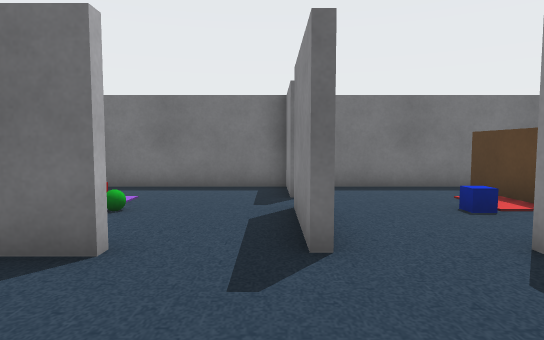
view 1 (above)

16 first-person views from a walk through a robot-simulator world made for Webots. The camera is 0.54 m above the floor, tilts 4° down and sees 75° across. The floor is counted in squares, 0.5 m on a side. Each view is taken from the middle of a square. On the plan, view 1 faces up. The plan holds only what a view shows up to about 13 squares ahead; the rest is blank. The robots in the file are not drawn.

view 2
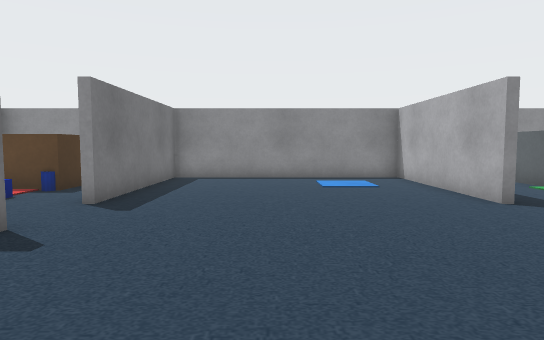

view 3
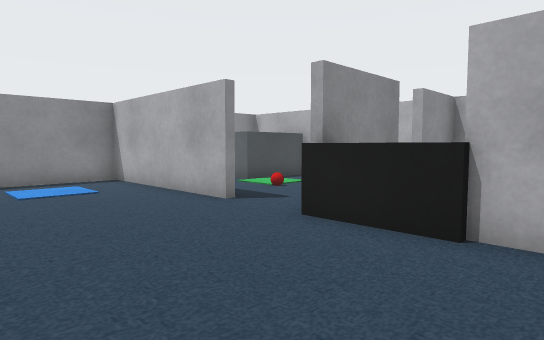

view 4
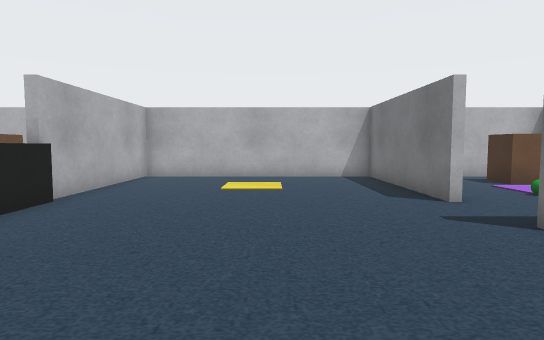

view 5
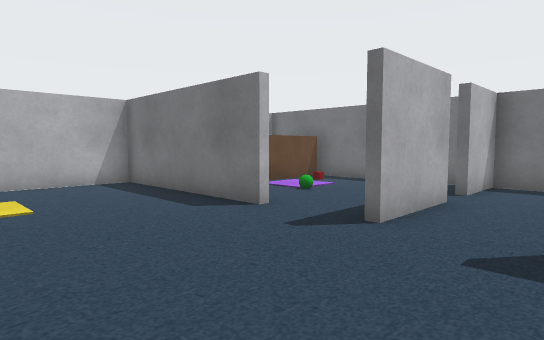

view 6
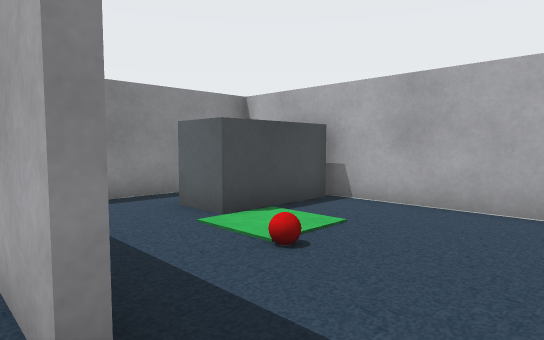

view 7
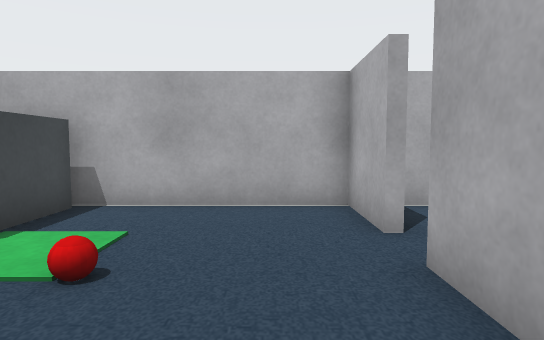

view 8
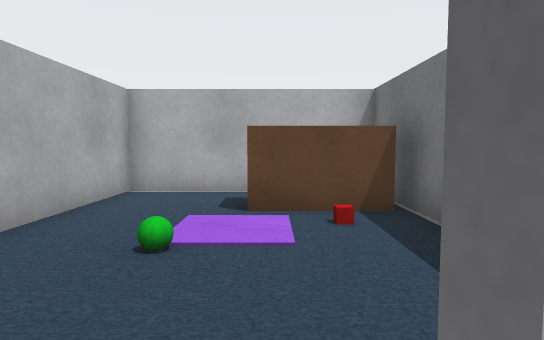

view 9
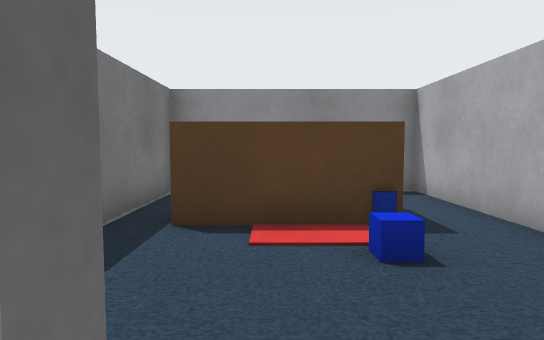

view 10
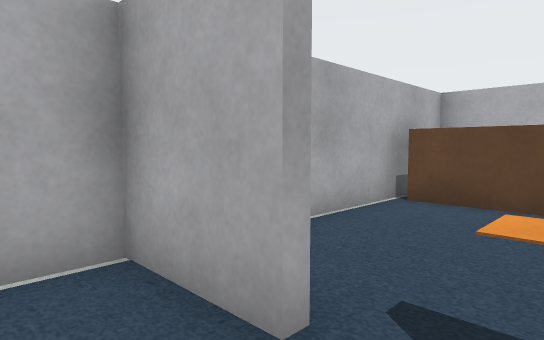

view 11
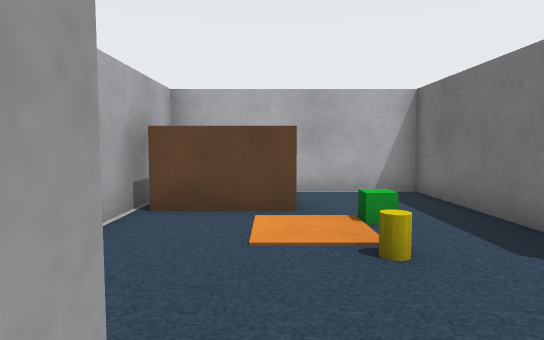

view 12
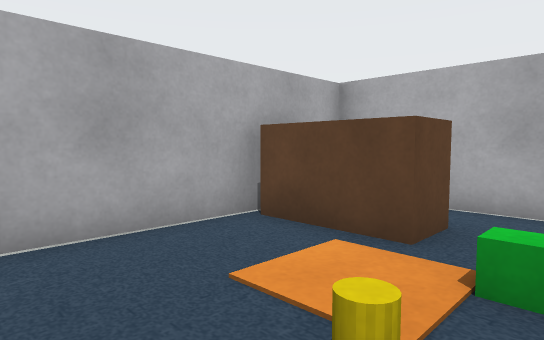

view 13
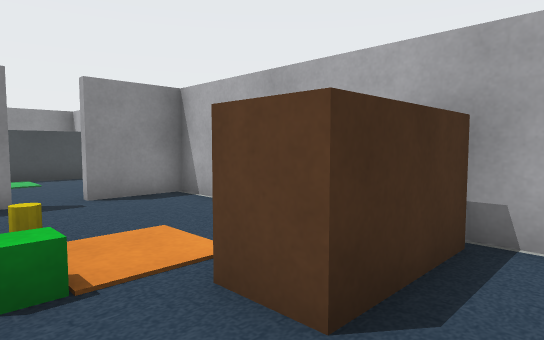

view 14
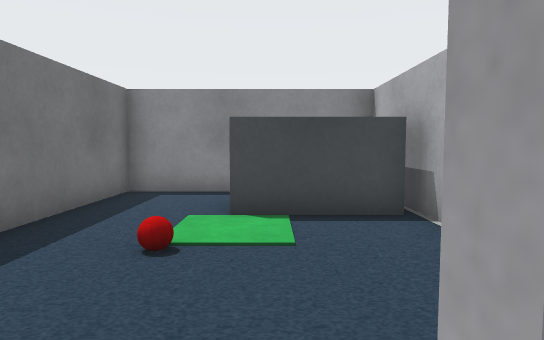

view 15
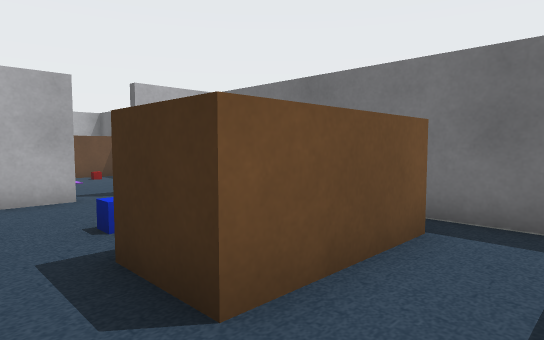

view 16
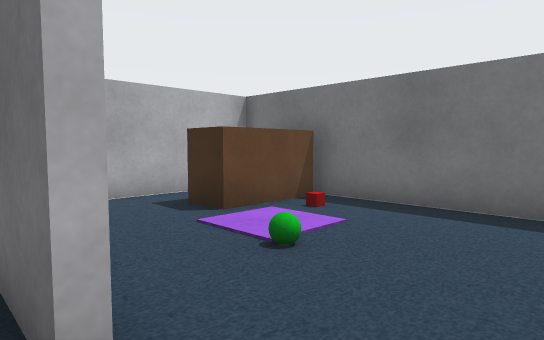

### Floor plan
Ten units are one square. View 1 is at (0, 0); x grows to the right and y downward. Boxes are objects, and circles mark ways between rooms. Rooms are numbered by the first view taken in them; rooms with no view inside come last. Other rooms are left out.
<svg viewBox="-79 -100 168 210">
<path fill="none" stroke="#000" d="M4 -35 4 -61M-16 -34 -74 -34 -74 44 -16 44M44 -36 84 -36 84 -94 6 -94 6 -72M6 -61 6 -35M26 44 84 44 84 -34 26 -34M4 -72 4 -90M6 58 6 71M4 71 4 54M5 -94 -45 -94M6 82 6 104 55 104M-64 -94 -74 -94 -74 -36 -32 -36M74 104 84 104 84 46 42 46M-32 46 -74 46 -74 104 4 104 4 82"/>
<rect x="-65" y="-95" width="20" height="30" fill="#bbb"><title>brown box</title></rect>
<rect x="-45" y="-85" width="10" height="10" fill="#bbb"><title>red box</title></rect>
<rect x="-35" y="-65" width="10" height="10" fill="#bbb"><title>green ball</title></rect>
<rect x="-15" y="35" width="20" height="20" fill="#bbb"><title>black box</title></rect>
<rect x="25" y="-65" width="10" height="10" fill="#bbb"><title>blue box</title></rect>
<rect x="35" y="65" width="10" height="10" fill="#bbb"><title>red ball</title></rect>
<rect x="45" y="-65" width="10" height="20" fill="#bbb"><title>blue cylinder</title></rect>
<rect x="45" y="-85" width="20" height="40" fill="#bbb"><title>brown box</title></rect>
<rect x="55" y="75" width="20" height="30" fill="#bbb"><title>bench</title></rect>
<rect x="-65" y="75" width="20" height="30" fill="#bbb"><title>brown box</title></rect>
<rect x="-45" y="65" width="10" height="10" fill="#bbb"><title>green box</title></rect>
<rect x="-25" y="65" width="10" height="10" fill="#bbb"><title>yellow cylinder</title></rect>
<circle cx="-10" cy="70" r="3" fill="#2a7"/>
<text x="10" y="-10">1</text>
<text x="-40" y="80">2</text>
</svg>
Room 1 opens to room 2.

Where each view was taken, in squares from view 1:
view 1: 0 up, 0 right, facing up
view 2: 0 up, 4 left, facing right
view 3: 0 up, 3 left, facing down-right
view 4: 0 up, 5 right, facing left
view 5: 1 down, 3 right, facing up-left
view 6: 4 down, 1 right, facing down-right
view 7: 4 down, 2 right, facing down
view 8: 7 up, 1 right, facing left
view 9: 7 up, 0 right, facing right
view 10: 7 down, 2 right, facing down-left
view 11: 8 down, 1 right, facing left
view 12: 6 down, 1 left, facing down-left
view 13: 6 down, 7 left, facing down-right
view 14: 8 down, 0 right, facing right
view 15: 4 up, 8 right, facing up-left
view 16: 3 up, 0 right, facing up-left
